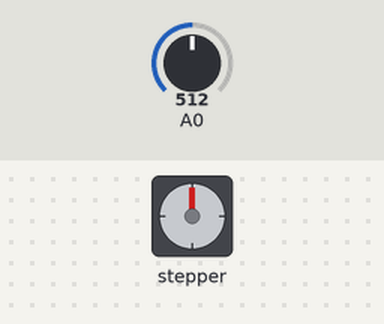
The sketch below on a simulated Arduino Uno, built with avr-gcc and run on an emulated ATmega328P. Shown: stepper motor. Inputs (shaded band) come from the test bench; at power-on: A0 = 512. Stepper angles assume 2048 steps per turn.

Above: at 1.2 s.
1.3 s: A0 set to 317
2.8 s: A0 set to 292
At 3.25 s:
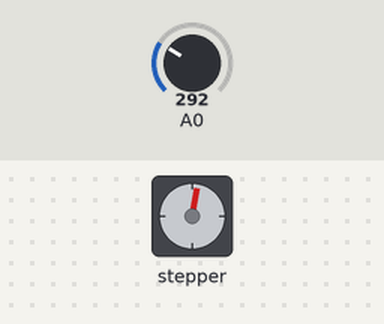
At 3.85 s:
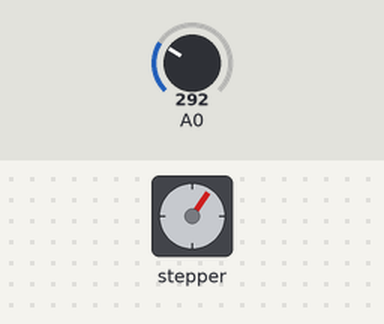
Timing chart, 0 to 17.8 s (numbered marks = the images above; inputs shaded):
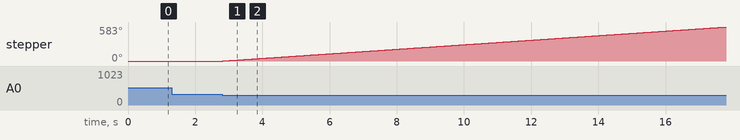

Measured:
- the behaviour switches between 300 and 299 on A0 (found by bisection; images 0 and 1)
- after the input at 1.3 s, every drawn part: stays the same
- after the input at 2.8 s, stepper: keeps turning clockwise at about 39°/s, starting at once

The sketch:

21_Joy_Step.ino
```cpp
#include<Stepper.h>

const int stepsPerRevolution = 64;

Stepper myStepper(stepsPerRevolution, 8, 10, 9, 11);

void setup() {
  myStepper.setSpeed(220);
}

void loop() {
  int sensorReading = analogRead(0);

  if (sensorReading < 300)
    myStepper.step(1);
  if (sensorReading > 800)
    myStepper.step(-1);
}
```
